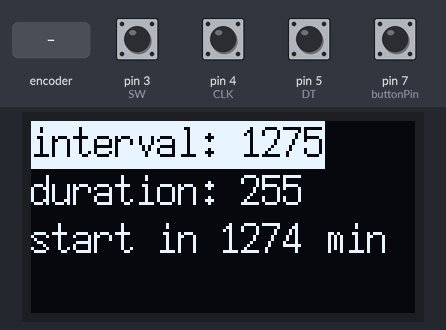
Bench run of a sketch on a simulated Arduino Uno, built with avr-gcc and run on an emulated ATmega328P. Parts: 128×64 one-colour display. The test bench sets the inputs (shaded band); at power-on: pin 3 (SW), pin 4 (CLK), pin 5 (DT), pin 7 (buttonPin) HIGH.

Above: at 1.2 s.
1.3 s: rotary encoder on pin 4 (CLK) / pin 5 (DT) turned 3 steps (first pin leading)
At 3.0 s:
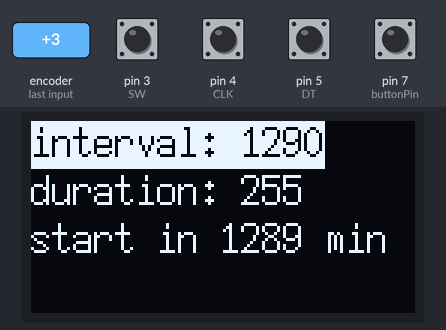
3.4 s: pin 3 (SW) pulled LOW for 0.15 s
At 4.8 s:
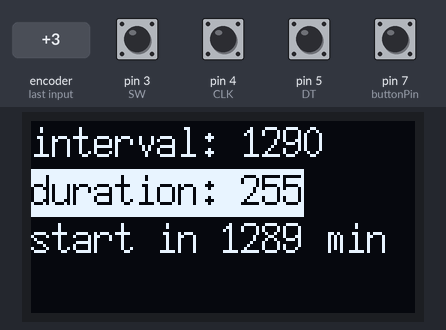
5.1 s: rotary encoder on pin 4 (CLK) / pin 5 (DT) turned 1 step (first pin leading)
At 5.7 s:
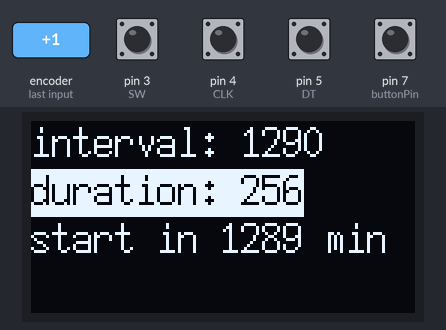
6.8 s: pin 3 (SW) pulled LOW for 1 s
At 8.9 s:
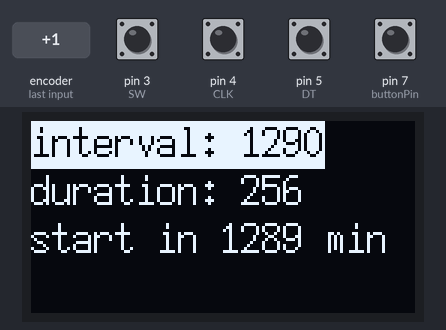
Timing chart, 0 to 10.3 s (numbered marks = the images above; inputs shaded):
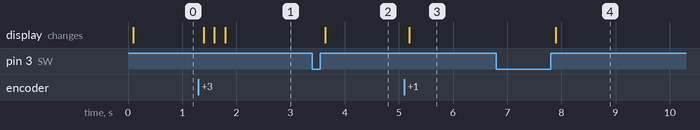

The sketch:

nano_pumpensteuerung.ino
```cpp
#include <EEPROM.h>
#include <Wire.h>
#include "SSD1306Ascii.h"
#include "SSD1306AsciiWire.h"

#define I2C_ADDRESS 0x3C
SSD1306AsciiWire oled;

// EEPROM adresses
const byte EE_pumpInterval = 0;
const byte EE_pumpDuration = 1;

// encoder
const byte SW = 3;
const byte CLK = 4;
const byte DT = 5;
float tmp = 1;
long oldPosition = -999;
bool isInterval = false;

// relay
const byte triggerPin = 6;

// save button
const byte buttonPin = 7;

// interval
unsigned int pumpInterval = 0; // a counter for the dial
unsigned int lastPumpInterval = 0;     // change management
static boolean rotating_int = false;        // debounce management
boolean A_set_int = true;
boolean B_set_int = true;

// duration
unsigned int pumpDuration = 0; // a counter for the dial
unsigned int lastPumpDuration = 0;     // change management
static boolean rotating_dur = false;        // debounce management
boolean A_set_dur = true;
boolean B_set_dur = true;

// +SW Encoder button
int buttonState;             // the current reading from the input pin
int lastButtonState = LOW;   // the previous reading from the input pin

// the following variables are unsigned longs because the time, measured in
// milliseconds, will quickly become a bigger number than can be stored in an int.
unsigned long lastDebounceTime = 0;  // the last time the output pin was toggled
unsigned long debounceDelay = 50;    // the debounce time; increase if the output
// -SW Encoder button

// +save button
int sButtonState;             // the current reading from the input pin
int sLastButtonState = LOW;   // the previous reading from the input pin

// the following variables are unsigned longs because the time, measured in
// milliseconds, will quickly become a bigger number than can be stored in an int.
unsigned long sLastDebounceTime = 0;  // the last time the output pin was toggled
unsigned long sDebounceDelay = 50;    // the debounce time; increase if the output
// -save button

// oled timer
unsigned long oledPrevious = 0;
const long oledInterval = 5000;
bool updateOled = true;

// pump state
bool pumpRunning = false;

// pump timer
unsigned long pumpPreviousTimer = 0;
const long pumpIntervalTimer = 1000;
unsigned long remainingTime = 0;

void updateOledDisplay() {
  oled.clear();
  if(isInterval) {
    oled.setInvertMode(1);
  }
  else {
    oled.setInvertMode(0);
  }
  oled.print("interval: ");
  oled.println(pumpInterval);
  if(!isInterval) {
    oled.setInvertMode(1);
  }
  else {
    oled.setInvertMode(0);
  }
  oled.print("duration: ");
  oled.println(pumpDuration);
  oled.setInvertMode(0);
  if(!pumpRunning){
    oled.print("start in ");
    oled.print(remainingTime);
  }
  else {
    oled.print("stop in ");
    oled.print(remainingTime);
  }
  oled.println(" min");
  //updateOled = false;
}

void setup()
{
  Serial.begin(9600);
  pinMode(triggerPin, OUTPUT);
  pinMode(buttonPin, INPUT_PULLUP);
  pinMode(SW, INPUT_PULLUP);
  pinMode(CLK, INPUT_PULLUP);
  pinMode(DT, INPUT_PULLUP);

  // HIGH is OFF, LOW is ON
  digitalWrite(triggerPin, HIGH);
  pumpInterval = EEPROM.read(EE_pumpInterval) * 5;
  lastPumpInterval = pumpInterval;
  pumpDuration = EEPROM.read(EE_pumpDuration);
  lastPumpDuration = pumpDuration;

  Wire.begin();
  Wire.setClock(400000L);
  oled.begin(&Adafruit128x64, I2C_ADDRESS);
  oled.setFont(X11fixed7x14);
}

void loop() {
  // +SW pressed
  int reading = digitalRead(SW);
  if (reading != lastButtonState) {
    lastDebounceTime = millis();
  }
  if ((millis() - lastDebounceTime) > debounceDelay) {
    if (reading != buttonState) {
      buttonState = reading;
      if (buttonState == HIGH) {
        isInterval = !isInterval;
        updateOledDisplay();
      }
    }
  }
  lastButtonState = reading;
  // -SW pressed

  // +save button pressed
  int sReading = digitalRead(buttonPin);
  if (sReading != sLastButtonState) {
    sLastDebounceTime = millis();
  }
  if ((millis() - sLastDebounceTime) > sDebounceDelay) {
    if (sReading != sButtonState) {
      sButtonState = sReading;

      if (sButtonState == HIGH) {
        // save to EEPROM here
        EEPROM.update(EE_pumpInterval, pumpInterval/5); // divide by 5 for saving larger values in 1 byte
        EEPROM.update(EE_pumpDuration, pumpDuration);
      }
    }
  }
  sLastButtonState = sReading;
  // -save button pressed

  if (isInterval == true) {
    // +pump interval
    rotating_int = true; // reset the debouncer
    if (rotating_int) delay (1);  // wait a little until the bouncing is done
    if (lastPumpInterval != pumpInterval) {
      lastPumpInterval = pumpInterval;
      rotating_int = false;  // no more debouncing until loop() hits again
      updateOledDisplay();
    }

    if( digitalRead(CLK) != A_set_int ) { // debounce once more
      A_set_int = !A_set_int;
      // adjust counter + if A leads B
      if ( A_set_int && !B_set_int )
      pumpInterval += 5;
      if (rotating_int) delay (1);  // wait a little until the bouncing is done
    }

    if( digitalRead(DT) != B_set_int ) {
      B_set_int = !B_set_int;
      // adjust counter – 1 if B leads A
      if( B_set_int && !A_set_int )
      pumpInterval -= 5;
      if (pumpInterval < 5) {
        pumpInterval = 5;
      }
    }
    // -pump interval
  }
  else {
    // +pump duration
    rotating_dur = true; // reset the debouncer
    if (rotating_dur) delay (1);  // wait a little until the bouncing is done
    if (lastPumpDuration != pumpDuration) {
      lastPumpDuration = pumpDuration;
      rotating_dur = false;  // no more debouncing until loop() hits again
      updateOledDisplay();
    }

    if( digitalRead(CLK) != A_set_dur ) { // debounce once more
      A_set_dur = !A_set_dur;
      // adjust counter + if A leads B
      if ( A_set_dur && !B_set_dur )
      pumpDuration += 1;
      if (rotating_dur) delay (1);  // wait a little until the bouncing is done
    }

    if( digitalRead(DT) != B_set_dur ) {
      B_set_dur = !B_set_dur;
      // adjust counter – 1 if B leads A
      if( B_set_dur && !A_set_dur )
      pumpDuration -= 1;
      if (pumpDuration < 1) {
        pumpDuration = 1;
      }
    }
    // -pump duration
  }

  // lazy update of oled display
  unsigned long oledCurrent = millis();
  if(oledCurrent - oledPrevious >= oledInterval) {
    oledPrevious = oledCurrent;
    //if(!updateOled) {
      updateOledDisplay();
    //}
  }

  unsigned long pumpCurrentTimer = millis();
  // multiply by 60 for release
  if(pumpCurrentTimer - pumpPreviousTimer >= getInterval() && !pumpRunning) {
    pumpPreviousTimer = pumpCurrentTimer;
    pumpRunning = true;
    digitalWrite(triggerPin, LOW);
    updateOledDisplay();
    Serial.println("pumpRunning: true");
  }
  // multiply by 60 for release
  if(pumpCurrentTimer - pumpPreviousTimer >= getDuration() && pumpRunning) {
    pumpPreviousTimer = pumpCurrentTimer;
    pumpRunning = false;
    digitalWrite(triggerPin, HIGH);
    updateOledDisplay();
    Serial.println("pumpRunning: false");
  }

  if(pumpRunning) { // display remaining runtime
    remainingTime = (pumpPreviousTimer + getDuration() - pumpCurrentTimer) /60000L;
  }
  else { // display remaining time until pump start
    remainingTime = (pumpPreviousTimer + getInterval() - pumpCurrentTimer) /60000L;
  }

}

unsigned long getDuration() {
  return pumpDuration * 60000L;
}

unsigned long getInterval() {
  return pumpInterval * 60000L;
}
```

Measured:
- after the input at 1.3 s, the display: first changes after 0.09 s (image 1 shows a later state)
- after the input at 3.4 s, the display: changes after 0.24 s (image 2)
- after the input at 5.1 s, the display: changes after 0.09 s (image 3)
- after the input at 6.8 s, the display: changes after 1.1 s (image 4)
